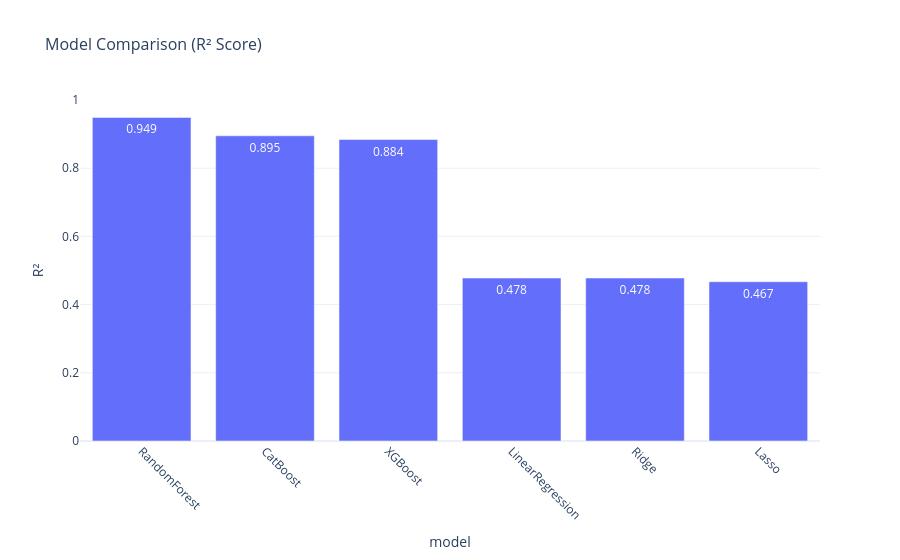

Notebook code cell kept with this figure:
### Markdown cell above
### Export Results
This cell saves the model comparison results to CSV for further analysis, sharing, or publication.

### Code cell
# Round results
results_plot = results_df.round(3)

# Create bar plot
fig = px.bar(
    results_plot,
    x=results_plot["model"],
    y="R2",
    title="Model Comparison (R² Score)",
    labels={"R2": "R²", "index": "Model"},
    text="R2",
    range_y=[0, 1],  # R² is between 0 and 1
)

# Rotate x-axis labels
fig.update_layout(
    xaxis=dict(tickangle=45),
    yaxis=dict(range=[0, 1]),
    title=dict(font=dict(size=16)),
    template="plotly_white"
)

# Show chart
fig.show()

### Figure 1 — Plotly figure (JSON) as saved in the notebook; plotly's stock layout.template omitted (floating-point values rounded to 4 significant figures)
{"data": [{"hovertemplate": "model=%{x}<br>R²=%{text}<extra></extra>", "legendgroup": "", "marker": {"color": "#636efa", "pattern": {"shape": ""}}, "name": "", "orientation": "v", "showlegend": false, "text": [0.949, 0.895, 0.884, 0.478, 0.478, 0.467], "textposition": "auto", "type": "bar", "x": ["RandomForest", "CatBoost", "XGBoost", "LinearRegression", "Ridge", "Lasso"], "xaxis": "x", "y": [0.949, 0.895, 0.884, 0.478, 0.478, 0.467], "yaxis": "y"}], "layout": {"barmode": "relative", "legend": {"tracegroupgap": 0}, "title": {"font": {"size": 16}, "text": "Model Comparison (R² Score)"}, "xaxis": {"anchor": "y", "domain": [0, 1], "tickangle": 45, "title": {"text": "model"}}, "yaxis": {"anchor": "x", "domain": [0, 1], "range": [0, 1], "title": {"text": "R²"}}}}
